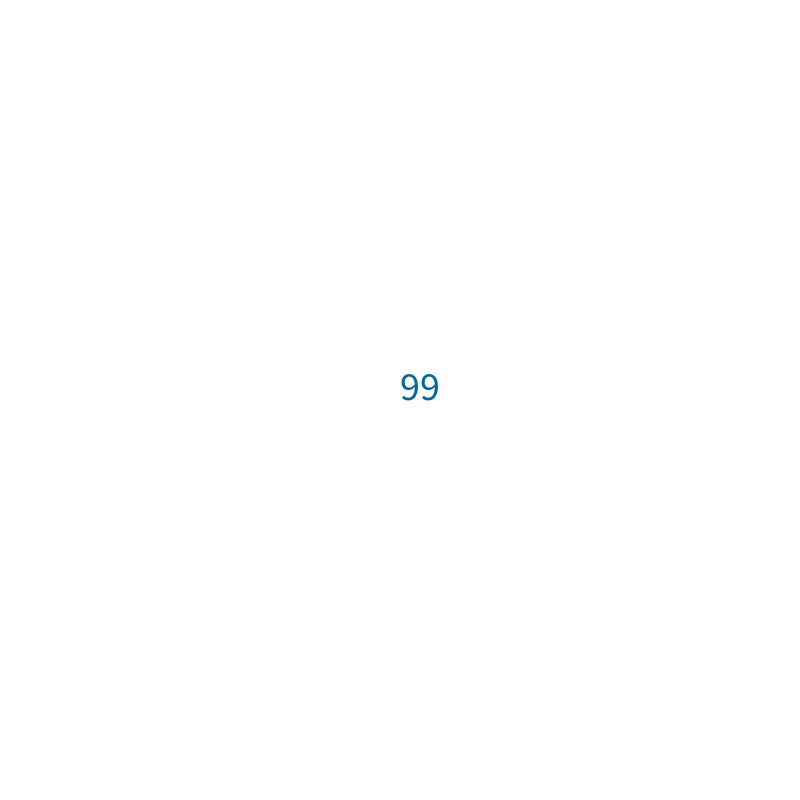
Frame 1 (no input)
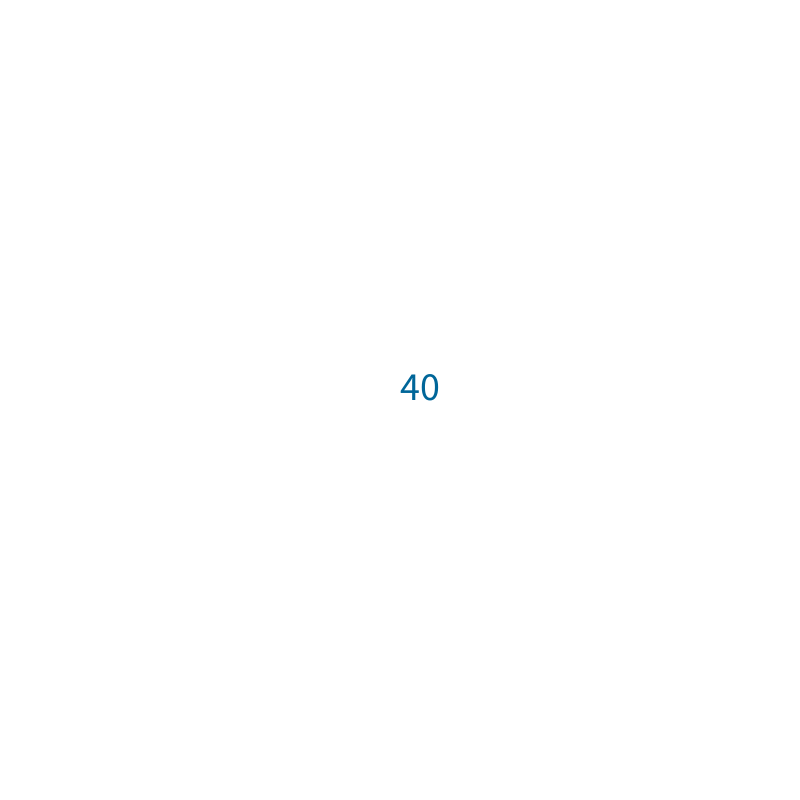
Frame 60 (the mouse pressed at the canvas centre just before this capture)
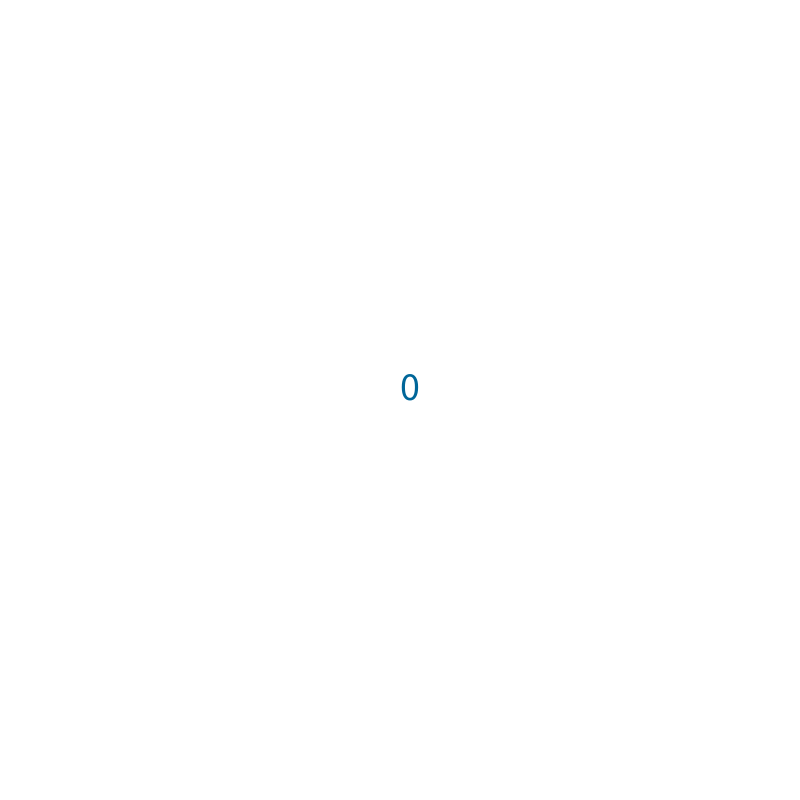
Frame 120 (the mouse held since frame 60 and released just before this capture)

The Processing sketch that drew these frames (run headless with seeded random() and noise(); from frame 60 on, the mouse is pressed at the canvas centre):

// Processing sketch: JC_Question_5
// ── JC_Question_5.pde
int count = 100;
void setup() {
    //creates a workplace (X,Y)
  size(800, 800);
  textSize(40);
}

void draw() {
  background(255);
  fill(0, 102, 153);
  if(count >= 1){
    count = count - 1;
  }
  text(count,width/2, height/2);
}
